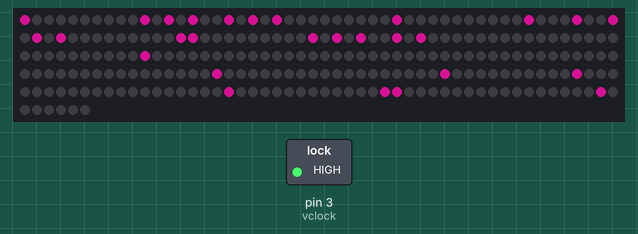
A sketch run on a simulated Arduino Uno, built with avr-gcc and run on an emulated ATmega328P. Parts: 256 RGB LEDs in strip order, left to right, continuing on the next row, switched loads named in the sketch (green lamp = pin HIGH). Dim RGB values are drawn brighter than linear; the strip is taken to match the declared colour order; the local clock reads 2024-03-15 10:24:30 at power-on unless the sketch sets it; random numbers use the default seed unless the sketch sets one; what the sketch prints to the serial monitor is not drawn.

Above: at 0.3 s.

The sketch:

woordklok.ino
```cpp
#include <Adafruit_NeoPixel.h>
#ifdef __AVR__
#include <avr/power.h>
#endif
#include <Wire.h>
#include <TimeLib.h>
#include <DS1307RTC.h>
/*
   Written by: Lonn  https://github.com/lonnwolf031 2020

   Using Adafruit NeoPixel 16x16 matrix and DS1307 RTC Module on Arduino Uno
   Using "DS1307RTC" library by Michael Margolis, including "Time" library also by Michael Margolis
   Using "Adafruit NeoPixel" library by Adafruit

   I used byte data for the colors and byte arrays. This because it minimizes memory and rgb has r, g and b values [0,255] like a byte
   Also the matrix consists of 256 LEDs which because zero-indexed, falls exactly in the byte range [0,255]

   The LED numbers that correspond with the text are hardcoded in arrays. Because the letters are on top of the
   matrix there is no "smart" way of doing that.

   The most efficient way of making a sort of "multidimensional jagged array" is with arrays and an array of pointers
   A real multidimensional array would not be the best way because the arrays have no fixed width
   So a static jagged array is used with an array and a pointer. For instance: the LED numbers of each minute are hardcode ("one" is the min1 array, so the sequence is logical and the numbers easier to find)
   After the arrays for each minute up until twenty (because in text only those are needed) a 1D array of pointers
   of size 21 is made with addresses of each minute array. Because it is zero indexed, the minutes later can be found by number (zero --> o'clock, 1 --> one ...)

   There also is an array with array sizes of each min for the for loops to show each of those LEDs


*/
#define DEBUG

// time of delay in millis
#define DELAYVAL 500
// number of LEDs in NeoPixel matrix
#define numpixels 256

const byte pin = 6;
const byte vclock = 3;

tmElements_t tm;
tmElements_t td;

Adafruit_NeoPixel matrix(numpixels, pin, NEO_RGB + NEO_KHZ800);

byte timehours = 0;
byte timemins = 0;
byte timeminsold = 99;
byte rgb_r;
byte rgb_g;
byte rgb_b;
byte hoursindex;

const byte itis[4] = {0, 31, 63, 64};
const byte past[4] = {8, 23, 40, 55};
const byte to[2] = {231, 248};
const byte half[4] = {7, 24, 39, 56};
const byte oclock[6] = {171, 180, 203, 212, 235, 244};

const byte min0[6] = {171, 180, 203, 212, 235, 244 };  // = o'clock
const byte min1[3] = {223, 224, 255};
const byte min2[3] = {1, 30, 33};
const byte min3[5] = {3, 28, 35, 60, 67};
const byte min4[4] = {194, 221, 226, 253};
const byte min5[4] = {2, 29, 34, 61};
const byte min6[3] = {5, 26, 37};
const byte min7[5] = {6, 25, 38, 57, 70};
const byte min8[5] = {133, 154, 165, 186, 197};
const byte min9[4] = {99, 124, 131, 156};
const byte min10[3] = {65, 94, 97};
const byte min11[6] = {93, 98, 125, 130, 157, 162};
const byte min12[5] = {166, 185, 196, 217, 230};
const byte min13[8] = {129, 158, 161, 190, 193, 222, 225, 254};
const byte min14[8] = {4, 27, 36, 59, 68, 91, 100, 123};
const byte min15[7] = {103, 120, 135, 152, 167, 184, 199};  // quarter
const byte min16[7] = {5, 26, 37, 58, 69, 90, 101};
const byte min17[9] = {6, 25, 38, 57, 70, 89, 102, 121, 134};
const byte min18[8] = {133, 154, 165, 186, 197, 218, 229, 250};
const byte min19[8] = {99, 124, 131, 156, 163, 188, 195, 220};
const byte min20[6] = {96, 127, 128, 159, 160, 191};

const byte* mins[21] = {min0, min1, min2, min3, min4, min5, min6, min7, min8, min9, min10, min11, min12, min13, min14, min15, min16, min17, min18, min19, min20};

const byte minsArraySize[21] = {6, 3, 3, 5, 4, 4, 3, 5, 5, 4, 3, 6, 5, 8, 8, 7, 7, 9, 8, 8, 6}, k = 0;  // Array to hold the size of each row

const byte hour1[3] = {87, 104, 119};
const byte hour2[3] = {151, 168, 183};
const byte hour3[5] = {75, 84, 107, 116, 139};
const byte hour4[4] = {118, 137, 150, 169};
const byte hour5[4] = {201, 214, 233, 246};
const byte hour6[3] = {215, 232, 247};
const byte hour7[5] = {10, 21, 42, 53, 74};
const byte hour8[5] = {106, 117, 138, 149, 170};
const byte hour9[4] = {202, 213, 234, 245};
const byte hour10[3] = {11, 20, 43};
const byte hour11[6] = {41, 54, 21, 42, 53, 74};
const byte hour12[6] = {9, 22, 41, 54, 73, 86};

const byte* hrs[12] = {hour1, hour2, hour3, hour4, hour5, hour6, hour7, hour8, hour9, hour10, hour11, hour12};

const byte hrsArraySize[12] = {3, 3, 5, 4, 4, 3, 5, 5, 4, 3, 6, 6};

const byte at[2] = {141, 146};
const byte inthe[5] = {12, 19, 51, 76, 83};

const byte morning[7] = {13, 18, 45, 50, 77, 82, 109};
const byte afternoon[9] = {115, 140, 147, 172, 179, 204, 211, 236, 243};
const byte evening[7] = {14, 17, 46, 49, 78, 81, 110};
const byte night[5] = {178, 205, 210, 237, 242};

void setup() {
  bool parse = false;
  bool config = false;

  // using digital pin for powering RTC
  pinMode(vclock, OUTPUT);
  digitalWrite(vclock, HIGH);

  #ifdef DEBUG
  // init Serial: just for debugging
  Serial.begin(9600);
  while (!Serial) ; // wait for Arduino Serial Monitor
  delay(200);
  #endif

  /* get the date and time the compiler was run with: if (getTime(__TIME__))
   *  On my other setup it worked. Currently it does not, however if(initTime()) does work
   *  getTime is defined at the bottom and gets compiler time.
   *  initTime is hardcoded setup time.
   *  Don't know yet whether the problem comes from, but hardcoded time does work, although it is not the preferred way
   *  (if you hardcode a time you cannot avoid time passing by before the RTC takes that as starting point, resulting in an inevitable delay
   *
   *  Also, when it didn't work I changed my Arduino IDE setup to 'Arduino Nano' with 'ATmega328P'  processor (although using an Uno the processor is the same)
   *  Don't know why it makes a difference but it does.
   *
   *  Now it kinda works, but not well. The time updates seemingly randomly.
   *
   */
  //if (getTime(__TIME__)) {
  if(initTime()){
    parse = true;
    // and configure the RTC with this info
    if (RTC.write(tm)) {
      config = true;
    }
  }

  // start command for matrix init
  matrix.begin();
  matrix.setBrightness(150); // Set brightness(max = 255)

 #ifdef DEBUG
  if (parse && config) {
    Serial.print("DS1307 configured Time=");
    Serial.print(__TIME__);
  } else if (parse) {
    Serial.println("DS1307 Communication Error :-{");
    Serial.println("Please check your circuitry");
  } else {
    Serial.print("Could not parse info from the compiler, Time=\"");
    Serial.print(__TIME__);
    Serial.println("\"");
  }
  #endif
}

void loop() {
  if (RTC.read(td)) {
    //read current hour and minutes
    timehours = td.Hour;
    timemins = td.Minute;
  }
  // check if time in mins has changed

  if (timemins != timeminsold) {
#ifdef DEBUG
    Serial.println("inloop");
    Serial.println(timemins);
    Serial.println(td.Minute);
#endif
    // update old
    timeminsold = timemins;

    // make random colors by mixing random r, g, b values
    // this is in 'if' condition because we don't want to change colors every DELAYVAL, but only when time has changed
    rgb_r = random(0, 255);
    rgb_g = random(0, 255);
    rgb_b = random(0, 255);
    timeminsold = timemins;
    // clear previous text from matrix
    matrix.clear();

    // show 'it is'
    for (int i = 0; i < 4; i++) {
      matrix.setPixelColor(itis[i], matrix.Color(rgb_r, rgb_g, rgb_b));
    }
    // if between o'clock and .30 show 'past'
    if (timemins >= 0 && timemins < 30) {
      // check if minutes are lower than half an hour and show
      showNumLowerThirty();
      // show 'past'
      for (int i = 0; i < 4; i++) {
        matrix.setPixelColor(past[i], matrix.Color(rgb_r, rgb_g, rgb_b));
      }
    }
    // at half an hour
    else if (timemins == 30) {
      for (int i = 0; i < 4; i++) {
        matrix.setPixelColor(half[i], matrix.Color(rgb_r, rgb_g, rgb_b));
      }
      for (int i = 0; i < 4; i++) {
        matrix.setPixelColor(past[i], matrix.Color(rgb_r, rgb_g, rgb_b));
      }
    }
    // if between half and o'clock
    else if (timemins > 30) {
      // adjust minutes to match written time
      timemins = 60 - timemins;
      showNumLowerThirty();
      // show 'to'
      for (int i = 0; i < 2; i++) {
        matrix.setPixelColor(to[i], matrix.Color(rgb_r, rgb_g, rgb_b));
      }
      // add hour because of ... 'to' ....
      timehours = timehours + 1;
    }

    // show at night
    if (timehours >= 0 && timehours < 6) {
      for (int i = 0; i < 2; i++) {
        matrix.setPixelColor(at[i], matrix.Color(rgb_r, rgb_g, rgb_b));
      }
      for (int i = 0; i < 5; i++) {
        matrix.setPixelColor(night[i], matrix.Color(rgb_r, rgb_g, rgb_b));
      }
    }
    // in the morning
    else if (timehours >= 6 && timehours < 12) {
      for (int i = 0; i < 5; i++) {
        matrix.setPixelColor(inthe[i], matrix.Color(rgb_r, rgb_g, rgb_b));
      }
      for (int i = 0; i < 7; i++) {
        matrix.setPixelColor(morning[i], matrix.Color(rgb_r, rgb_g, rgb_b));
      }
    }
    // in the afternoon
    else if (timehours >= 12 && timehours < 18) {
      for (int i = 0; i < 5; i++) {
        matrix.setPixelColor(inthe[i], matrix.Color(rgb_r, rgb_g, rgb_b));
      }
      for (int i = 0; i < 9; i++) {
        matrix.setPixelColor(afternoon[i], matrix.Color(rgb_r, rgb_g, rgb_b));
      }
    }
    else if (timehours >= 18 && timehours <= 24) {
      for (int i = 0; i < 5; i++) {
        matrix.setPixelColor(inthe[i], matrix.Color(rgb_r, rgb_g, rgb_b));
      }
      for (int i = 0; i < 7; i++) {
        matrix.setPixelColor(evening[i], matrix.Color(rgb_r, rgb_g, rgb_b));
      }
    }

    // zero-indexed hours, adjust in 0 - 12 instead of 24h notation
    if (timehours > 12) {
      timehours = timehours - 12;
    }
    hoursindex = timehours - 1;
    // show hours
    for (int i = 0; i < hrsArraySize[hoursindex]; i++) {
      matrix.setPixelColor(hrs[hoursindex][i], matrix.Color(rgb_r, rgb_g, rgb_b));
    }
#ifdef DEBUG
    Serial.print("Time is " );
    Serial.print(timehours);
    Serial.print(".");
    Serial.print(timemins);
    Serial.println("\"");
#endif

    // show text on matrix
    matrix.show();
    // do a delay, it would be unnecessary to  update continuously
    delay(DELAYVAL);
  }

}

void showNumLowerThirty() {
  // show time in minutes until, including twenty
  if (timemins >= 0 && timemins < 21) {
    for (int i = 0; i < minsArraySize[timemins]; i++) {
      matrix.setPixelColor(mins[timemins][i], matrix.Color(rgb_r, rgb_g, rgb_b));
    }
  }
  else if (timemins >= 21 && timemins < 30) {
    // this shows 20
    for (int i = 0; i < minsArraySize[20]; i++) {
      matrix.setPixelColor(mins[20][i], matrix.Color(rgb_r, rgb_g, rgb_b));
    }
    // print numbers after 20
    for (int i = 0; i < minsArraySize[timemins - 20]; i++) {
      matrix.setPixelColor(mins[timemins - 20][i], matrix.Color(rgb_r, rgb_g, rgb_b));
    }
  }
}

// this gets the current time from the RTC
bool getTime(const char *str)
{
  int Hour, Min, Sec;

  if (sscanf(str, "%d:%d:%d", &Hour, &Min, &Sec) != 3) return false;
  tm.Hour = Hour;
  tm.Minute = Min;
  tm.Second = Sec;
  return true;
}

bool initTime()
{
  tm.Hour = 12;
  tm.Minute = 20;
  tm.Second = 0;
  return true;
}
```
